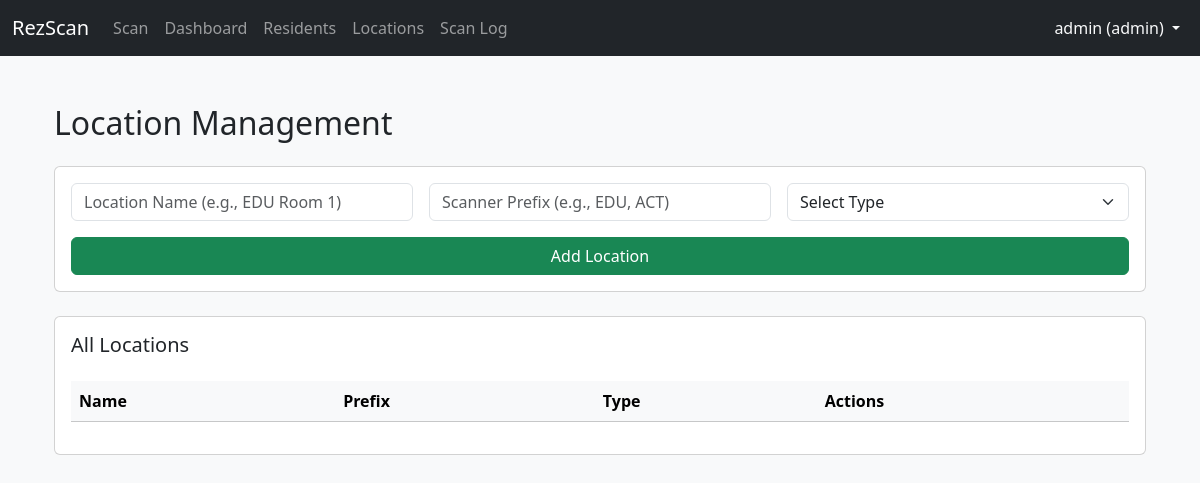
The app's page /admin/locations (signed in), older data.
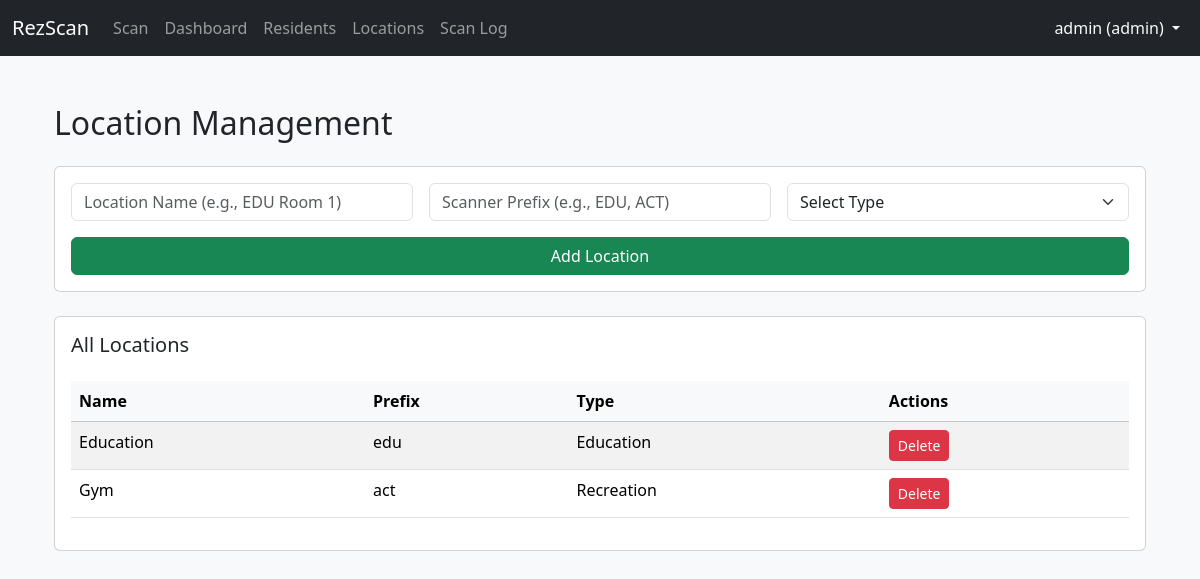
The same page, newer data.
### tables this page shows
CREATE TABLE locations (
                id INTEGER PRIMARY KEY AUTOINCREMENT,
                name TEXT NOT NULL UNIQUE,
                prefix TEXT UNIQUE,
                type TEXT 
            );

### routes/locations.py (the view, shortened to what this page needs)
@locations_bp.route('/admin/locations', methods=['GET', 'POST'], strict_slashes=False)
@login_required
def manage_locations():
    message = None
    with get_db() as conn:
        c = conn.cursor()
        c.execute("SELECT id, name, prefix, type FROM locations ORDER BY name")
        locations = c.fetchall()
    return render_template('locations.html', locations=locations, message=message)

### models/database.py (called while the page is built)
def get_db():
    if 'db' not in g:
        db_path = current_app.config['DB_PATH']
        g.db = sqlite3.connect(db_path)
        g.db.row_factory = sqlite3.Row
    return g.db

### routes/auth.py (called while the page is built)
def login_required(f):
    @wraps(f)
    def decorated_function(*args, **kwargs):
        if 'user_id' not in session:
            flash("Please log in to access this page.", "warning")
            return redirect(url_for('auth.login'))
        return f(*args, **kwargs)
    return decorated_function

### Templates/locations.html (shortened to what this page needs)
{% extends 'layout.html' %}
{% block content %}
<div class="container">
    <h2 class="mb-4">Location Management</h2>
    <form method="POST" class="card card-body mb-4">
        <div class="row g-3">
            <div class="col-md-4">
                <input type="text" name="name" class="form-control" placeholder="Location Name (e.g., EDU Room 1)" required>
            </div>
            <div class="col-md-4">
                <input type="text" name="prefix" class="form-control" placeholder="Scanner Prefix (e.g., EDU, ACT)" required>
            </div>
            <div class="col-md-4">
                <select name="type" class="form-select" required>
                    <option value="" disabled selected>Select Type</option>
                </select>
            </div>
            <div class="col-12 d-grid">
                <button type="submit" class="btn btn-success">Add Location</button>
            </div>
        </div>
    </form>
    <div class="card p-3">
        <h5 class="card-title">All Locations</h5>
        <div class="table-responsive">
            <table class="table table-striped mt-3">
                <thead class="table-light">
                    <tr>
                        <th>Name</th>
                        <th>Prefix</th>
                        <th>Type</th>
                        <th>Actions</th>
                    </tr>
                </thead>
                <tbody>
                    {% for loc in locations %}
                    <tr>
                        <td>{{ loc[1] }}</td>
                        <td>{{ loc[2] if loc|length > 2 else '—' }}</td>
                        <td>{{ loc[3] if loc|length > 3 else '—' }}</td>
                        <td>
                            <form action="{{ url_for('locations_delete.delete_location', location_id=loc[0]) }}" method="POST" class="d-inline" onsubmit="return confirm('Are you sure you want to delete this location?');">
                                <button type="submit" class="btn btn-sm btn-danger">Delete</button>
                            </form>
                        </td>
                    </tr>
                    {% endfor %}
                </tbody>
            </table>
        </div>
    </div>
</div>
{% endblock %}

### Templates/layout.html (shortened to what this page needs)
<!DOCTYPE html>
<html lang="en">
<head>
    <link href="https://cdn.jsdelivr.net/npm/bootstrap@5.3.3/dist/css/bootstrap.min.css" rel="stylesheet">
</head>
<body class="bg-light">
    <nav class="navbar navbar-expand-lg navbar-dark bg-dark mb-4">
        <div class="container-fluid">
            <a class="navbar-brand" href="{{ url_for('index') }}">RezScan</a>
            <div class="collapse navbar-collapse justify-content-between" id="navbarNav">
                <ul class="navbar-nav">
                    <li class="nav-item">
                        <a class="nav-link" href="{{ url_for('scan.scan') }}">Scan</a>
                    </li>
                    <li class="nav-item">
                        <a class="nav-link" href="{{ url_for('dashboard.dashboard') }}">Dashboard</a>
                    </li>
                    <li class="nav-item">
                        <a class="nav-link" href="{{ url_for('residents.manage_residents') }}">Residents</a>
                    </li>
                    <li class="nav-item">
                        <a class="nav-link" href="{{ url_for('locations.manage_locations') }}">Locations</a>
                    </li>
                    <li class="nav-item">
                        <a class="nav-link" href="{{ url_for('scanlog.scanlog') }}">Scan Log</a>
                    </li>
                </ul>
                {% if session.get('user_id') %}
                <ul class="navbar-nav">
                    <li class="nav-item dropdown">
                        <a class="nav-link dropdown-toggle text-light" href="#" role="button" data-bs-toggle="dropdown" aria-expanded="false">
                            {{ session['username'] }} ({{ session['role'] }})
                        </a>
                    </li>
                </ul>
                {% endif %}
            </div>
        </div>
    </nav>
    <div class="container py-4">
        {% block content %}{% endblock %}
    </div>
</body>
</html>

Row changes from the older to the newer data that the page shows:
added locations: name "Education", prefix "edu", type "Education"
added locations: name "Gym", prefix "act", type "Recreation"
